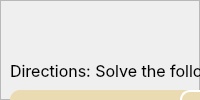
                <widget class="QWidget" name="calculationSubTest11to15">
                 <layout class="QVBoxLayout" name="verticalLayout_19">
                  <property name="spacing">
                   <number>0</number>
                  </property>
                  <property name="leftMargin">
                   <number>0</number>
                  </property>
                  <property name="topMargin">
                   <number>0</number>
                  </property>
                  <property name="rightMargin">
                   <number>0</number>
                  </property>
                  <property name="bottomMargin">
                   <number>0</number>
                  </property>
                  <item>
                   <widget class="QFrame" name="frame_36">
                    <property name="styleSheet">
                     <string notr="true"/>
                    </property>
                    <property name="frameShape">
                     <enum>QFrame::StyledPanel</enum>
                    </property>
                    <property name="frameShadow">
                     <enum>QFrame::Raised</enum>
                    </property>
                    <widget class="QPushButton" name="pushButton_9">
                     <property name="geometry">
                      <rect>
                       <x>640</x>
                       <y>390</y>
                       <width>91</width>
                       <height>41</height>
                      </rect>
                     </property>
                     <property name="font">
                      <font>
                       <family>SF Pro Display</family>
                       <pointsize>11</pointsize>
                       <weight>75</weight>
                       <bold>true</bold>
                       <kerning>true</kerning>
                      </font>
                     </property>
                     <property name="cursor">
                      <cursorShape>PointingHandCursor</cursorShape>
                     </property>
                     <property name="acceptDrops">
                      <bool>false</bool>
                     </property>
                     <property name="styleSheet">
                      <string notr="true">background-color: #ebdbb2;
border-radius: 10px;</string>
                     </property>
                     <property name="text">
                      <string>Next</string>
                     </property>
                     <property name="icon">
                      <iconset resource="icons.qrc">
                       <normaloff>:/icons/1CON/chevrons-right.svg</normaloff>:/icons/1CON/chevrons-right.svg</iconset>
                     </property>
                     <property name="iconSize">
                      <size>
                       <width>25</width>
                       <height>25</height>
                      </size>
                     </property>
                     <property name="autoDefault">
                      <bool>false</bool>
                     </property>
                    </widget>
                    <widget class="QLabel" name="label_37">
                     <property name="geometry">
                      <rect>
                       <x>10</x>
                       <y>60</y>
                       <width>321</width>
                       <height>21</height>
                      </rect>
                     </property>
                     <property name="font">
                      <font>
                       <family>SF Pro Text</family>
                       <pointsize>12</pointsize>
                       <weight>50</weight>
                       <bold>false</bold>
                       <underline>false</underline>
                      </font>
                     </property>
                     <property name="mouseTracking">
                      <bool>false</bool>
                     </property>
                     <property name="text">
                      <string>Directions: Solve the following equations.</string>
                     </property>
                    </widget>
                    <widget class="QFrame" name="frame_38">
                     <property name="geometry">
                      <rect>
                       <x>10</x>
                       <y>90</y>
                       <width>721</width>
                       <height>51</height>
                      </rect>
                     </property>
                     <property name="styleSheet">
                      <string notr="true">background-color: #ebdbb2;
border-radius: 10px;</string>
                     </property>
                     <property name="frameShape">
                      <enum>QFrame::StyledPanel</enum>
                     </property>
                     <property name="frameShadow">
                      <enum>QFrame::Raised</enum>
                     </property>
                     <widget class="QLineEdit" name="lineEdit_12">
                      <property name="geometry">
                       <rect>
                        <x>170</x>
                        <y>0</y>
                        <width>551</width>
                        <height>51</height>
                       </rect>
                      </property>
                      <property name="font">
                       <font>
                        <family>SF Pro Text</family>
                        <pointsize>12</pointsize>
                       </font>
                      </property>
                      <property name="toolTip">
                       <string/>
                      </property>
                      <property name="styleSheet">
                       <string notr="true">QLineEdit {
	border: 2px solid #FFFFFF;
}

QLineEdit:focus{
	border: 2px solid #000000
}</string>
                      </property>
                      <property name="frame">
                       <bool>true</bool>
                      </property>
                      <property name="cursorPosition">
                       <number>0</number>
                      </property>
                      <property name="alignment">
                       <set>Qt::AlignLeading|Qt::AlignLeft|Qt::AlignVCenter</set>
                      </property>
                      <property name="clearButtonEnabled">
                       <bool>true</bool>
                      </property>
                     </widget>
                     <widget class="QLabel" name="label_38">
                      <property name="geometry">
                       <rect>
                        <x>10</x>
                        <y>20</y>
                        <width>151</width>
                        <height>21</height>
                       </rect>
                      </property>
                      <property name="font">
                       <font>
                        <family>SF Pro Text</family>
                       </font>
                      </property>
                      <property name="text">
                       <string>11.  40/77 - 15/77 = </string>
                      </property>
                     </widget>
                    </widget>
                    <widget class="QFrame" name="frame_39">
                     <property name="geometry">
                      <rect>
                       <x>10</x>
                       <y>150</y>
                       <width>721</width>
                       <height>51</height>
                      </rect>
                     </property>
                     <property name="styleSheet">
                      <string notr="true">background-color: #ebdbb2;
border-radius: 10px;</string>
                     </property>
                     <property name="frameShape">
                      <enum>QFrame::StyledPanel</enum>
                     </property>
                     <property name="frameShadow">
                      <enum>QFrame::Raised</enum>
                     </property>
                     <widget class="QLineEdit" name="lineEdit_13">
                      <property name="geometry">
                       <rect>
                        <x>170</x>
                        <y>0</y>
                        <width>551</width>
                        <height>51</height>
                       </rect>
                      </property>
                      <property name="font">
                       <font>
                        <family>SF Pro Text</family>
                        <pointsize>12</pointsize>
                       </font>
                      </property>
                      <property name="toolTip">
                       <string/>
                      </property>
                      <property name="styleSheet">
                       <string notr="true">QLineEdit {
	border: 2px solid #FFFFFF;
}

QLineEdit:focus{
	border: 2px solid #000000
}</string>
                      </property>
                      <property name="frame">
                       <bool>true</bool>
                      </property>
                      <property name="cursorPosition">
                       <number>0</number>
                      </property>
                      <property name="alignment">
                       <set>Qt::AlignLeading|Qt::AlignLeft|Qt::AlignVCenter</set>
                      </property>
                      <property name="clearButtonEnabled">
                       <bool>true</bool>
                      </property>
                     </widget>
                     <widget class="QLabel" name="label_39">
                      <property name="geometry">
                       <rect>
                        <x>10</x>
                        <y>20</y>
                        <width>151</width>
                        <height>21</height>
                       </rect>
                      </property>
                      <property name="font">
                       <font>
                        <family>SF Pro Text</family>
                       </font>
                      </property>
                      <property name="text">
                       <string>12. 19/22 - 10/22 =  </string>
                      </property>
                     </widget>
                    </widget>
                    <widget class="QFrame" name="frame_40">
                     <property name="geometry">
                      <rect>
                       <x>10</x>
                       <y>210</y>
                       <width>721</width>
                       <height>51</height>
                      </rect>
                     </property>
                     <property name="styleSheet">
                      <string notr="true">background-color: #ebdbb2;
border-radius: 10px;</string>
                     </property>
                     <property name="frameShape">
                      <enum>QFrame::StyledPanel</enum>
                     </property>
                     <property name="frameShadow">
                      <enum>QFrame::Raised</enum>
                     </property>
                     <widget class="QLineEdit" name="lineEdit_14">
                      <property name="geometry">
                       <rect>
                        <x>170</x>
                        <y>0</y>
                        <width>551</width>
                        <height>51</height>
                       </rect>
                      </property>
                      <property name="font">
                       <font>
                        <family>SF Pro Text</family>
                        <pointsize>12</pointsize>
                       </font>
                      </property>
                      <property name="toolTip">
                       <string/>
                      </property>
                      <property name="styleSheet">
                       <string notr="true">QLineEdit {
	border: 2px solid #FFFFFF;
}

QLineEdit:focus{
	border: 2px solid #000000
}</string>
                      </property>
                      <property name="frame">
                       <bool>true</bool>
                      </property>
                      <property name="cursorPosition">
                       <number>0</number>
                      </property>
                      <property name="alignment">
                       <set>Qt::AlignLeading|Qt::AlignLeft|Qt::AlignVCenter</set>
                      </property>
                      <property name="clearButtonEnabled">
                       <bool>true</bool>
                      </property>
                     </widget>
                     <widget class="QLabel" name="label_40">
                      <property name="geometry">
                       <rect>
                        <x>10</x>
                        <y>20</y>
                        <width>121</width>
                        <height>21</height>
                       </rect>
                      </property>
                      <property name="font">
                       <font>
                        <family>SF Pro Text</family>
                       </font>
                      </property>
                      <property name="text">
                       <string>13.  2/3 x 2/5 = </string>
                      </property>
                     </widget>
                    </widget>
                    <widget class="QFrame" name="frame_41">
                     <property name="geometry">
                      <rect>
                       <x>10</x>
                       <y>270</y>
                       <width>721</width>
                       <height>51</height>
                      </rect>
                     </property>
                     <property name="styleSheet">
                      <string notr="true">background-color: #ebdbb2;
border-radius: 10px;</string>
                     </property>
                     <property name="frameShape">
                      <enum>QFrame::StyledPanel</enum>
                     </property>
                     <property name="frameShadow">
                      <enum>QFrame::Raised</enum>
                     </property>
                     <widget class="QLabel" name="label_41">
                      <property name="geometry">
                       <rect>
                        <x>10</x>
                        <y>20</y>
                        <width>111</width>
                        <height>21</height>
                       </rect>
                      </property>
                      <property name="font">
                       <font>
                        <family>SF Pro Text</family>
                       </font>
                      </property>
                      <property name="text">
                       <string>14. 1/6 x 3/5 =</string>
                      </property>
                     </widget>
                     <widget class="QLineEdit" name="lineEdit_15">
                      <property name="geometry">
                       <rect>
                        <x>170</x>
                        <y>0</y>
                        <width>551</width>
                        <height>51</height>
                       </rect>
                      </property>
                      <property name="font">
                       <font>
                        <family>SF Pro Text</family>
                        <pointsize>12</pointsize>
                       </font>
                      </property>
                      <property name="toolTip">
                       <string/>
                      </property>
                      <property name="styleSheet">
                       <string notr="true">QLineEdit {
	border: 2px solid #FFFFFF;
}

QLineEdit:focus{
	border: 2px solid #000000
}</string>
                      </property>
                      <property name="frame">
                       <bool>true</bool>
                      </property>
                      <property name="cursorPosition">
                       <number>0</number>
                      </property>
                      <property name="alignment">
                       <set>Qt::AlignLeading|Qt::AlignLeft|Qt::AlignVCenter</set>
                      </property>
                      <property name="clearButtonEnabled">
                       <bool>true</bool>
                      </property>
                     </widget>
                    </widget>
                    <widget class="QFrame" name="frame_42">
                     <property name="geometry">
                      <rect>
                       <x>10</x>
                       <y>330</y>
                       <width>721</width>
                       <height>51</height>
                      </rect>
                     </property>
                     <property name="styleSheet">
                      <string notr="true">background-color: #ebdbb2;
border-radius: 10px;</string>
                     </property>
                     <property name="frameShape">
                      <enum>QFrame::StyledPanel</enum>
                     </property>
                     <property name="frameShadow">
                      <enum>QFrame::Raised</enum>
                     </property>
                     <widget class="QLineEdit" name="lineEdit_16">
                      <property name="geometry">
                       <rect>
                        <x>170</x>
                        <y>0</y>
                        <width>551</width>
                        <height>51</height>
                       </rect>
                      </property>
                      <property name="font">
                       <font>
                        <family>SF Pro Text</family>
                        <pointsize>12</pointsize>
                       </font>
                      </property>
                      <property name="toolTip">
                       <string/>
                      </property>
                      <property name="styleSheet">
                       <string notr="true">QLineEdit {
	border: 2px solid #FFFFFF;
}

QLineEdit:focus{
	border: 2px solid #000000
}</string>
                      </property>
                      <property name="frame">
                       <bool>true</bool>
                      </property>
                      <property name="cursorPosition">
                       <number>0</number>
                      </property>
                      <property name="alignment">
                       <set>Qt::AlignLeading|Qt::AlignLeft|Qt::AlignVCenter</set>
                      </property>
                      <property name="clearButtonEnabled">
                       <bool>true</bool>
                      </property>
                     </widget>
                     <widget class="QLabel" name="label_42">
                      <property name="geometry">
                       <rect>
                        <x>10</x>
                        <y>20</y>
                        <width>111</width>
                        <height>21</height>
                       </rect>
                      </property>
                      <property name="font">
                       <font>
                        <family>SF Pro Text</family>
                       </font>
                      </property>
                      <property name="text">
                       <string>15. 3/4 ÷ 6/7 =</string>
                      </property>
                     </widget>
                    </widget>
                    <widget class="QLabel" name="label_43">
                     <property name="geometry">
                      <rect>
                       <x>0</x>
                       <y>10</y>
                       <width>741</width>
                       <height>31</height>
                      </rect>
                     </property>
                     <property name="font">
                      <font>
                       <family>SF Pro Display</family>
                       <pointsize>14</pointsize>
                       <weight>75</weight>
                       <bold>true</bold>
                       <underline>false</underline>
                      </font>
                     </property>
                     <property name="mouseTracking">
                      <bool>false</bool>
                     </property>
                     <property name="text">
                      <string>Calculation Sub Test</string>
                     </property>
                     <property name="alignment">
                      <set>Qt::AlignCenter</set>
                     </property>
                    </widget>
                    <widget class="QPushButton" name="pushButton_10">
                     <property name="geometry">
                      <rect>
                       <x>10</x>
                       <y>390</y>
                       <width>91</width>
                       <height>41</height>
                      </rect>
                     </property>
                     <property name="font">
                      <font>
                       <family>SF Pro Display</family>
                       <pointsize>11</pointsize>
                       <weight>75</weight>
                       <bold>true</bold>
                       <kerning>true</kerning>
                      </font>
                     </property>
                     <property name="cursor">
                      <cursorShape>PointingHandCursor</cursorShape>
                     </property>
                     <property name="acceptDrops">
                      <bool>false</bool>
                     </property>
                     <property name="styleSheet">
                      <string notr="true">background-color: #ebdbb2;
border-radius: 10px;</string>
                     </property>
                     <property name="text">
                      <string>Back</string>
                     </property>
                     <property name="icon">
                      <iconset resource="icons.qrc">
                       <normaloff>:/icons/1CON/chevrons-left.svg</normaloff>:/icons/1CON/chevrons-left.svg</iconset>
                     </property>
                     <property name="iconSize">
                      <size>
                       <width>25</width>
                       <height>25</height>
                      </size>
                     </property>
                     <property name="autoDefault">
                      <bool>false</bool>
                     </property>
                    </widget>
                   </widget>
                  </item>
                 </layout>
                </widget>
